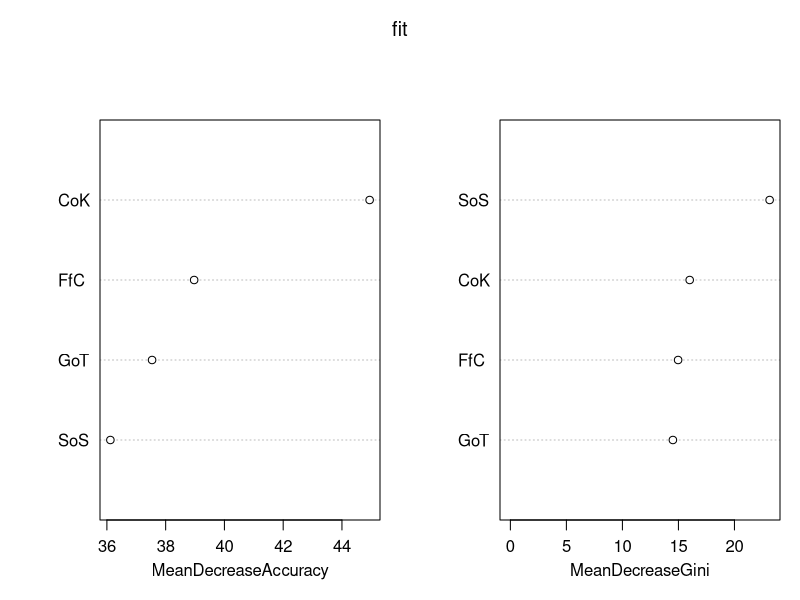
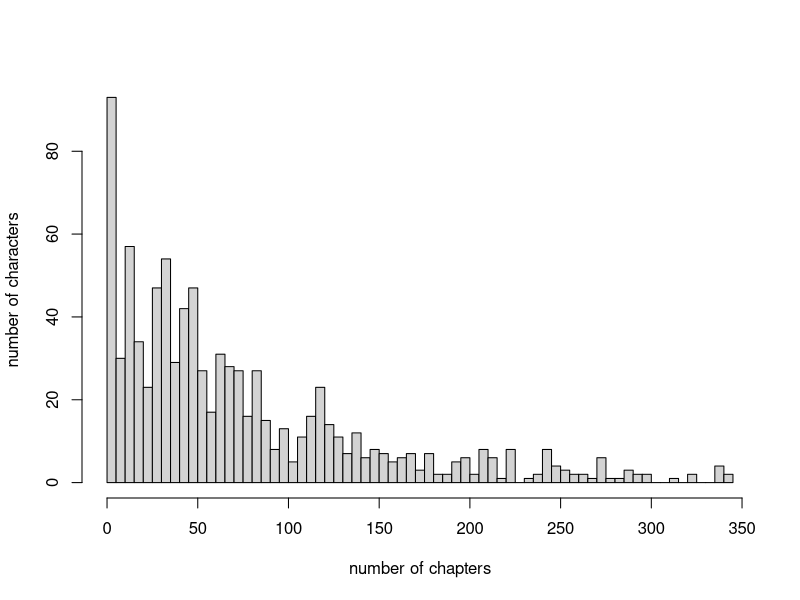
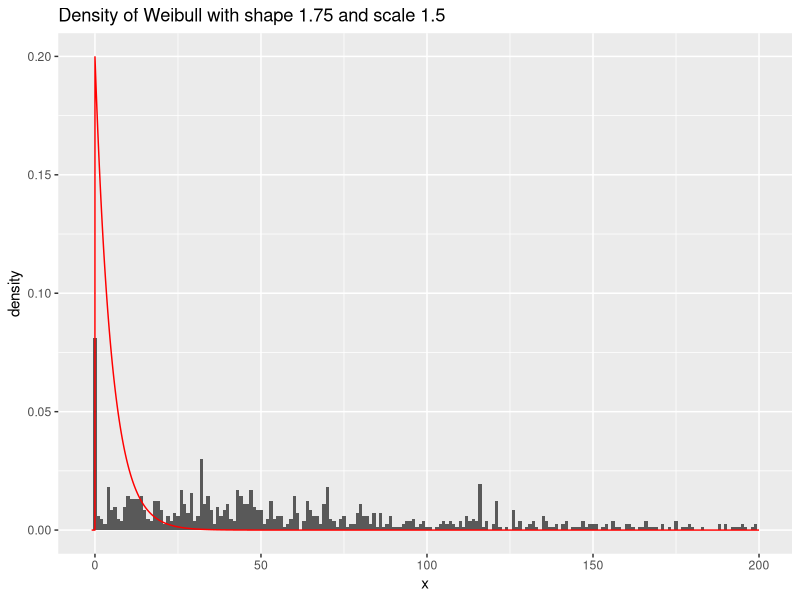

Write the R code that produced these figures, in order. (Note: this script raises an error after producing the figures.)
# Top ----
setwd("/Users/sunyichi/Documents/GitHub/GoT-Bayesian/Sunyi")
#data=readRDS("reduceddata1204.rds")
d <- read.csv("character-deaths.csv")
require(randomForest)
require(ggplot2)
require(gridExtra)
require(caret)
library(MASS)
#d=data

# try classification ----
set.seed(2017)
train = sample(1:nrow(d),2*nrow(d)/(3))
tr <- d[train,]
ts <- d[-train,]

fit <- randomForest(as.factor(DwD)~GoT+CoK+SoS+FfC,data=tr, importance=TRUE, ntree=1000)
varImpPlot(fit)
pdrf <- predict(fit, ts)
confusionMatrix(pdrf,as.factor(ts$DwD))


# add "survival expansion" BOOK 1-5----
data = d
# Some of the data is wrong, fixes:
# Cressen is intro'd and dies in book 2
#data$`Book.of.Death`[157] = 2


# add on 1 to the death chapter number and intro chapter number, for prologues.
data$`Book.Intro.Chapter` = data$`Book.Intro.Chapter` + 1
data$`Death.Chapter` = data$`Death.Chapter` + 1


# Make a book intro variable
data$Book.of.Intro = 0
#data$Book.of.Intro = data$GoT
X1 = which(data$GoT == 1)
X2 = which(data$CoK == 1 & data$GoT == 0)
X3 = which(data$SoS== 1 & data$CoK == 0 & data$GoT == 0)
X4 = which(data$FfC ==1 & data$SoS == 0 & data$CoK == 0 & data$GoT == 0)
X5 = which(data$DwD == 1 & data$FfC == 0 & data$SoS == 0 & data$CoK == 0 & data$GoT == 0)
data$Book.of.Intro[X1] = 1
data$Book.of.Intro[X2] = 2
data$Book.of.Intro[X3] = 3
data$Book.of.Intro[X4] = 4
data$Book.of.Intro[X5] = 5

# these are the characters that die in the same book they're introduced.
Same_book_death = which(data$Book.of.Intro == data$`Book.of.Death`)
Dies_same_book_1 = sum(data$Book.of.Intro[Same_book_death] == 1)
Dies_same_book_2 = sum(data$Book.of.Intro[Same_book_death] == 2)
Dies_same_book_3 = sum(data$Book.of.Intro[Same_book_death] == 3)
Dies_same_book_4 = sum(data$Book.of.Intro[Same_book_death] == 4)
Dies_same_book_5 = sum(data$Book.of.Intro[Same_book_death] == 5)

# Average number of deaths of characters that are introduced and die in the same book.
mean(c(Dies_same_book_1,Dies_same_book_2,Dies_same_book_3,Dies_same_book_4,Dies_same_book_5))

# Book 1 has 73 chapters
# book 2 has 70 chapters
# Book 3 has 82 chapters
# book 4 has 46 chapters
# book 5 has 73 chapters

# Make a character lives variable

Total_possible_Life = 73 + 70 + 82 + 46 + 73
book1chap = 73
book2chap = 70
book3chap = 82
book4chap = 46
book5chap = 73
data$Chapters_featured = data$GoT*book1chap + data$CoK*book2chap + data$SoS*book3chap + data$FfC*book4chap + data$DwD*book5chap
# subtract the chapters before a character appears in GoT
data$Chapters_featured[X1] = data$Chapters_featured[X1] - data$`Book.Intro.Chapter`[X1] + 1
data$Chapters_featured[X2] = data$Chapters_featured[X2] - data$`Book.Intro.Chapter`[X2] + 1 
data$Chapters_featured[X3] = data$Chapters_featured[X3] - data$`Book.Intro.Chapter`[X3] + 1
data$Chapters_featured[X4] = data$Chapters_featured[X4] - data$`Book.Intro.Chapter`[X4] + 1
data$Chapters_featured[X5] = data$Chapters_featured[X5] - data$`Book.Intro.Chapter`[X5] + 1

data$Death.Chapter2 = data$`Death.Chapter`
data$Death.Chapter2[is.na(data$`Death.Chapter`)] = 0
Not_Dead = is.na(data$`Death.Chapter`)
Isnt_Dead = sum(Not_Dead)
#618 not dead yet

# subtract the difference in chapters before death and total # of chapters in book.
#data$In_Book  How many chapters character lives

data$In_Book = data$Chapters_featured

D1 = which(data$`Book.of.Death` == 1 & !is.na(data$`Death.Chapter`))
D2 = which(data$`Book.of.Death` == 2 & !is.na(data$`Death.Chapter`))
D3 = which(data$`Book.of.Death` == 3 & !is.na(data$`Death.Chapter`))
D4 = which(data$`Book.of.Death` == 4 & !is.na(data$`Death.Chapter`))
D5 = which(data$`Book.of.Death` == 5 & !is.na(data$`Death.Chapter`))

data$In_Book[D1] = data$Chapters_featured[D1] - (73 - data$Death.Chapter2[D1]) 
data$In_Book[D2] = data$Chapters_featured[D2] - (70 - data$Death.Chapter2[D2])
data$In_Book[D3] = data$Chapters_featured[D3] - (82 - data$Death.Chapter2[D3])
data$In_Book[D4] = data$Chapters_featured[D4] - (46 - data$Death.Chapter2[D4]) 
data$In_Book[D5] = data$Chapters_featured[D5] - (73 - data$Death.Chapter2[D5])

negative<-c(which(data$In_Book < 0),which(is.na(data$In_Book)))
data$Name[which(data$In_Book < 0)]

hist(data$In_Book[-negative], breaks = 50, main="",xlab= "number of chapters",ylab="number of characters")
curve

###chapters introduced 
colnames(data)[6] <- "Book.Intro.Chapter"
data$FirstAppearanceChap <- 0
for(i in 1:nrow(data)){
  if(data$Book.of.Intro[i]==1){
    data$FirstAppearanceChap[i]=data$Book.Intro.Chapter[i]
  }
  if(data$Book.of.Intro[i]==2){
    # 72 chapters in book 1
    data$FirstAppearanceChap[i]=72 + data$Book.Intro.Chapter[i]
  }
  if(data$Book.of.Intro[i]==3){
    # 69 chapters in book 2
    data$FirstAppearanceChap[i]=72 + 69 + data$Book.Intro.Chapter[i]
  }
  if(data$Book.of.Intro[i]==3){
    data$FirstAppearanceChap[i]=72 + 69 + 81 + data$Book.Intro.Chapter[i]
  }
  if(data$Book.of.Intro[i]==4){
    data$FirstAppearanceChap[i]= 72 + 69 + 81 + 45 + data$Book.Intro.Chapter[i]
  }
}


# simulate to show data follows weibull
library(survival)
survreg(Surv(data$In_Book[-negative])~1)

ll.weibull<-function(dat,par){
  a=exp(par[1])
  b=exp(par[2])
  
  ll=-sum(dweibull(dat,a,scale=b,log=T))
  
}
weibull.optim <- optim(par=c(log(1/2.2),12),fn=ll.weibull,dat=data$In_Book[-negative])

a=data$In_Book[-negative]-1
g = function(x){
  return(dweibull(x,shape = 1,scale = 5))
}
ggplot(data.frame(x = a),aes(x=x)) + 
  geom_histogram(aes(y=..density..),binwidth=1) +
  stat_function(fun = g, colour = "red",n=10000)+
  ggtitle("Density of Weibull with shape 1.75 and scale 1.5")+xlim(c(-1,200))

p1=ggplot(data.frame(x = data$In_Book),aes(x=x)) + 
  geom_histogram(aes(y=..density..),binwidth=4) +
  ggtitle("Density of surviving chapters")



grid.arrange(p1,p2,nrow=2)

save.image("work_1201.RData")
